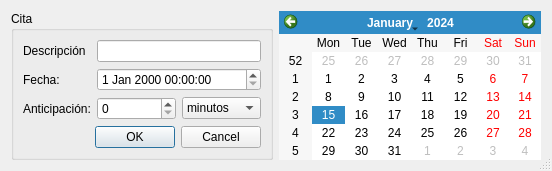
<?xml version="1.0" encoding="UTF-8"?>
<ui version="4.0">
 <class>Cita</class>
 <widget class="QDialog" name="Cita">
  <property name="geometry">
   <rect>
    <x>0</x>
    <y>0</y>
    <width>552</width>
    <height>152</height>
   </rect>
  </property>
  <property name="sizePolicy">
   <sizepolicy hsizetype="Fixed" vsizetype="Fixed">
    <horstretch>0</horstretch>
    <verstretch>0</verstretch>
   </sizepolicy>
  </property>
  <property name="windowTitle">
   <string>Cita</string>
  </property>
  <property name="sizeGripEnabled">
   <bool>true</bool>
  </property>
  <layout class="QHBoxLayout" name="horizontalLayout_3">
   <item>
    <widget class="QGroupBox" name="groupBox">
     <property name="title">
      <string>Cita</string>
     </property>
     <layout class="QVBoxLayout" name="verticalLayout">
      <item>
       <layout class="QFormLayout" name="formLayout">
        <item row="0" column="0">
         <widget class="QLabel" name="label">
          <property name="text">
           <string>Descripción</string>
          </property>
         </widget>
        </item>
        <item row="1" column="0">
         <widget class="QLabel" name="label_2">
          <property name="text">
           <string>Fecha:</string>
          </property>
         </widget>
        </item>
        <item row="2" column="0">
         <widget class="QLabel" name="label_3">
          <property name="text">
           <string>Anticipación:</string>
          </property>
         </widget>
        </item>
        <item row="0" column="1">
         <widget class="QLineEdit" name="descripcion"/>
        </item>
        <item row="1" column="1">
         <widget class="QDateTimeEdit" name="fecha"/>
        </item>
        <item row="2" column="1">
         <layout class="QHBoxLayout" name="horizontalLayout">
          <item>
           <widget class="QSpinBox" name="spinAnticipacion"/>
          </item>
          <item>
           <widget class="QComboBox" name="comboAnticipacion">
            <item>
             <property name="text">
              <string>minutos</string>
             </property>
            </item>
            <item>
             <property name="text">
              <string>horas</string>
             </property>
            </item>
            <item>
             <property name="text">
              <string>días</string>
             </property>
            </item>
           </widget>
          </item>
         </layout>
        </item>
       </layout>
      </item>
      <item>
       <widget class="QDialogButtonBox" name="buttonBox">
        <property name="standardButtons">
         <set>QDialogButtonBox::Cancel|QDialogButtonBox::Ok</set>
        </property>
       </widget>
      </item>
     </layout>
    </widget>
   </item>
   <item>
    <widget class="QCalendarWidget" name="calendar"/>
   </item>
  </layout>
 </widget>
 <resources/>
 <connections>
  <connection>
   <sender>buttonBox</sender>
   <signal>accepted()</signal>
   <receiver>Cita</receiver>
   <slot>accept()</slot>
   <hints>
    <hint type="sourcelabel">
     <x>141</x>
     <y>128</y>
    </hint>
    <hint type="destinationlabel">
     <x>275</x>
     <y>75</y>
    </hint>
   </hints>
  </connection>
  <connection>
   <sender>buttonBox</sender>
   <signal>rejected()</signal>
   <receiver>Cita</receiver>
   <slot>reject()</slot>
   <hints>
    <hint type="sourcelabel">
     <x>141</x>
     <y>128</y>
    </hint>
    <hint type="destinationlabel">
     <x>275</x>
     <y>75</y>
    </hint>
   </hints>
  </connection>
 </connections>
</ui>
